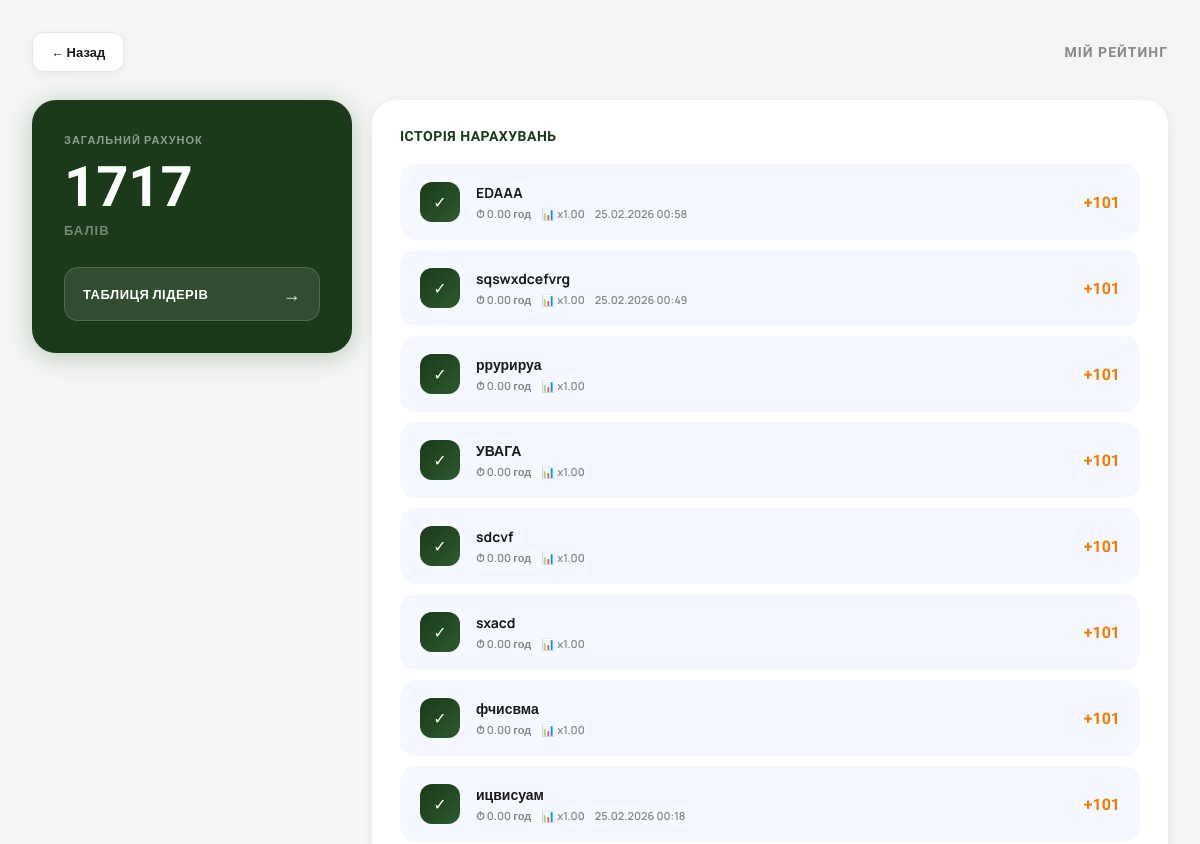
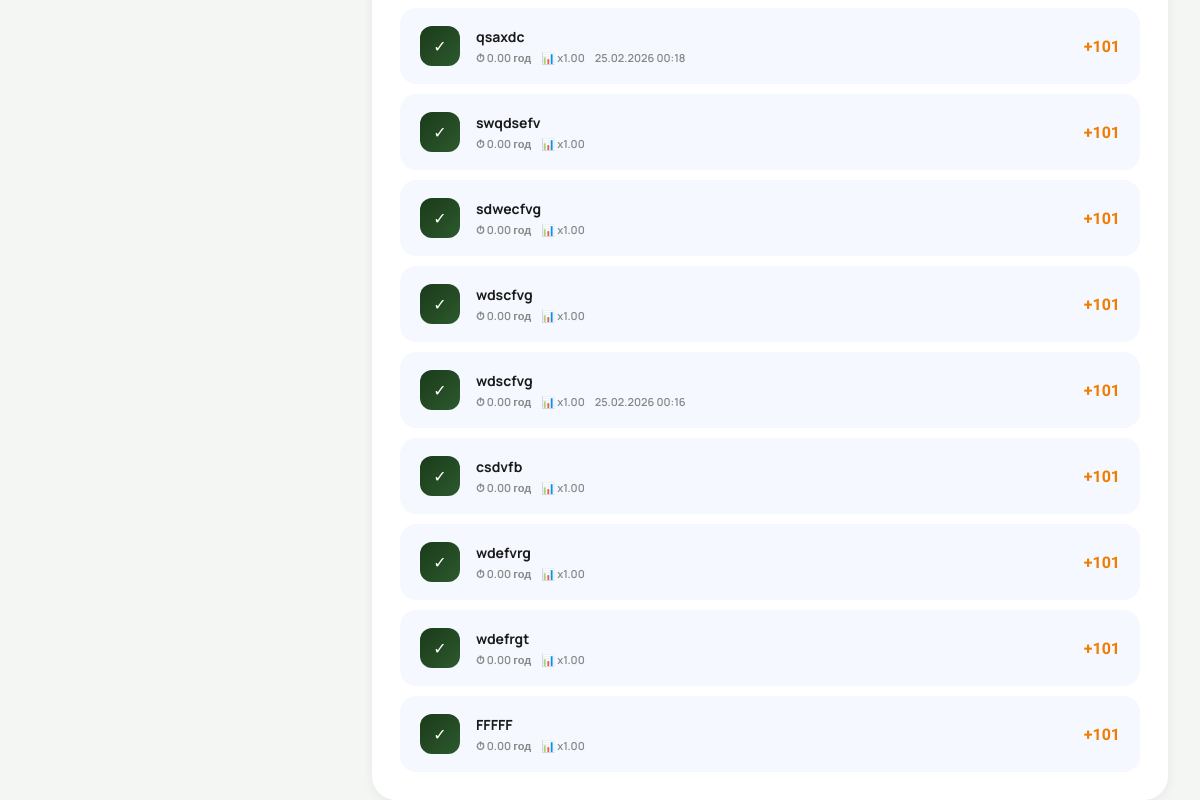
The page /rating/my_rating/ (signed in) on the database as committed earlier (2 pictures, top to bottom).
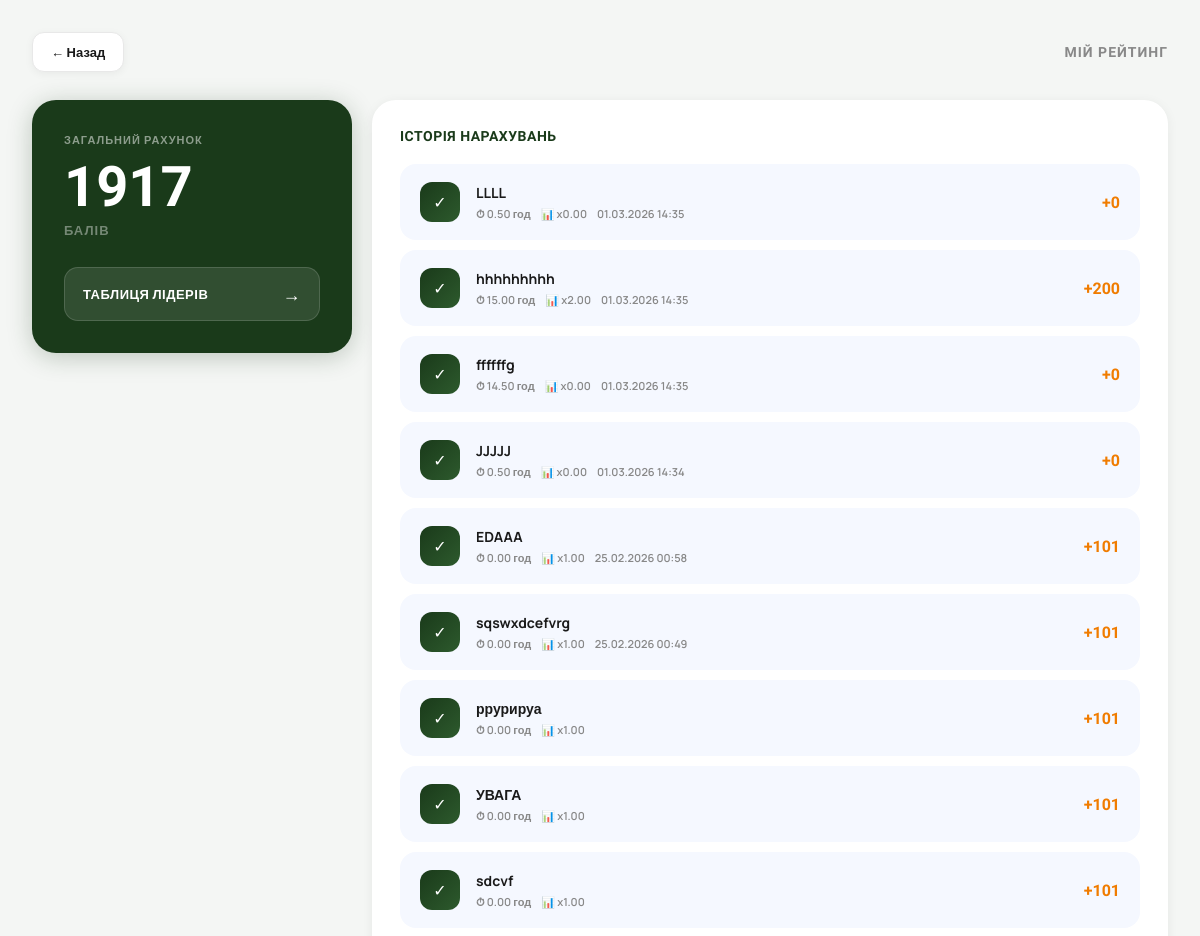
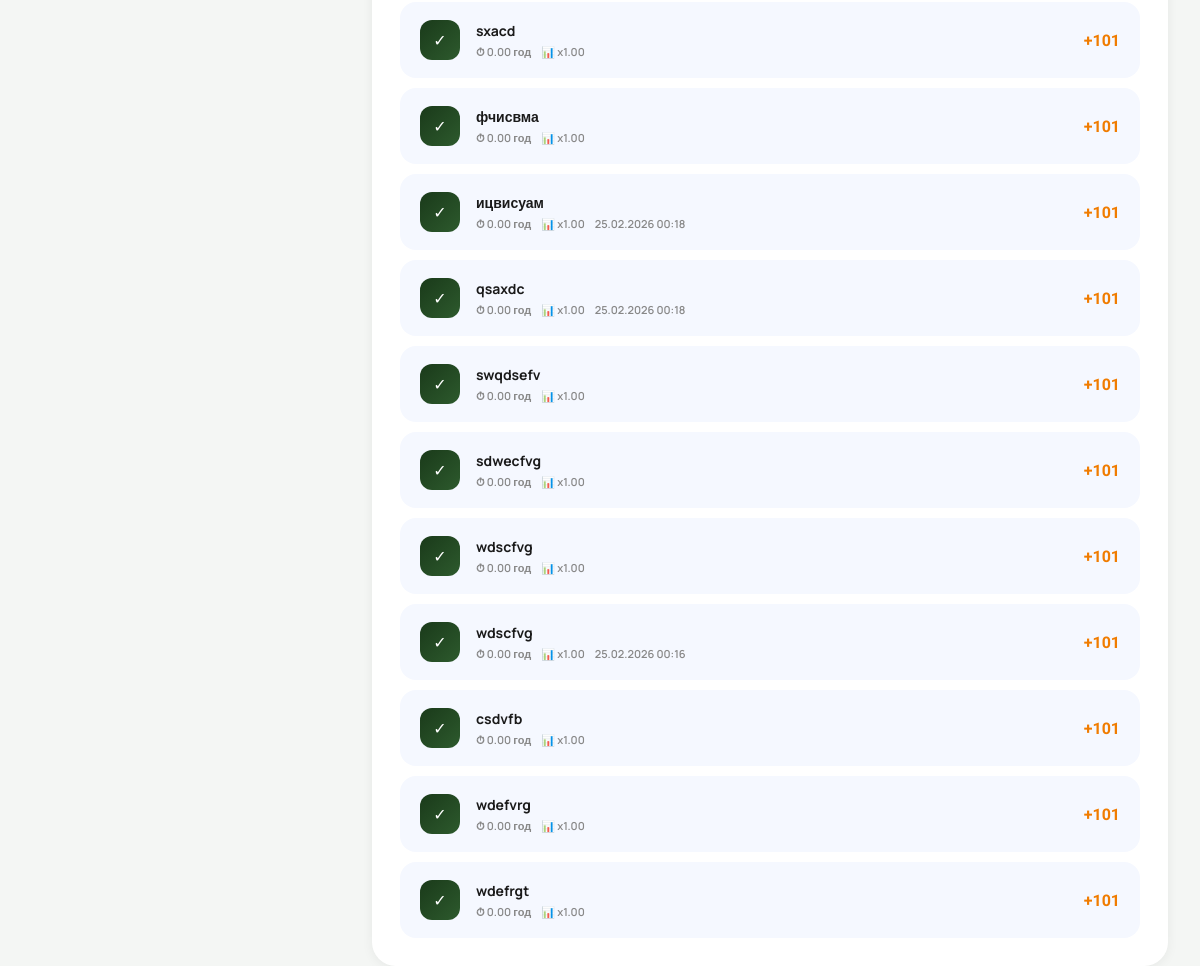
The same page on the database as committed later (2 pictures, top to bottom).
### rating/models.py (models this page shows, shortened)
class UserRating(models.Model):
    user = models.OneToOneField(User, on_delete=models.CASCADE, related_name="rating")
    total_points = models.FloatField(default=0)
    current_streak = models.IntegerField(default=1)
    last_completed_date = models.DateField(null=True, blank=True)
    last_penalty_date = models.DateField(null=True, blank=True)

class RatingHistory(models.Model):
    user = models.ForeignKey(User, on_delete=models.CASCADE)
    task = models.ForeignKey("tasks.Task", on_delete=models.CASCADE)
    earned_points = models.FloatField(default=0)
    multiplier = models.FloatField(default=1)
    time_spent_hours = models.FloatField(default=0)
    estimated_hours = models.FloatField(default=0)
    created_at = models.DateTimeField(auto_now_add=True)
    class Meta:
        unique_together = ("user", "task")

### tasks/models.py (models this page shows, shortened)
class Task(models.Model):
    user = models.ForeignKey(User, on_delete=models.CASCADE)
    title = models.CharField(max_length=255)
    category = models.ForeignKey(Category, null=True, blank=True, on_delete=models.SET_NULL)
    planned_date = models.DateField(
        default=timezone.localdate,
        null=True,
        blank=True
    )
    is_for_today = models.BooleanField(default=False)
    deadline_time = models.TimeField(default="23:59") # Непотрібен
    estimated_hours = models.FloatField(default=1)
    is_completed = models.BooleanField(default=False)
    order = models.IntegerField(default=0)
    created_at = models.DateTimeField(auto_now_add=True)
    completed_at = models.DateTimeField(null=True, blank=True)

### rating/views.py (the view)
# urls.py: path("my_rating/", my_rating_view, name="my_rating"),
@login_required
def my_rating_view(request):
    rating, _ = UserRating.objects.get_or_create(user=request.user)
    history = RatingHistory.objects.filter(
        user=request.user
    ).select_related("task").order_by("-created_at")[:20]
    return render(request, "rating/my_rating.html", {
        "rating": rating,
        "history": history,
    })

### rating/templates/rating/my_rating.html (shortened to what this page needs)
<!DOCTYPE html>
<html lang="uk">
<head>
</head>
<body>
<div class="page-header">
  <a href="{% url 'tasks:today_tasks' %}" class="back-btn">← Назад</a>
  <div class="page-title">Мій рейтинг</div>
</div>
<div class="layout">
  <div class="points-card">
    <div class="points-label">Загальний рахунок</div>
    <div class="points-value">{{ rating.total_points|floatformat:0 }}</div>
    <div class="points-unit">балів</div>
    <a href="{% url 'rating:leaderboard' %}" class="leaderboard-btn">
      ТАБЛИЦЯ ЛІДЕРІВ
      <span>→</span>
    </a>
  </div>
  <div class="history-card">
    <div class="history-title">ІСТОРІЯ НАРАХУВАНЬ</div>
    {% for item in history %}
      <div class="history-row">
        <div class="history-icon">✓</div>
        <div class="history-info">
          <div class="history-name">{{ item.task.title }}</div>
          <div class="history-meta">
            <span>⏱ {{ item.estimated_hours|floatformat:2 }} год</span>
            <span>📊 x{{ item.multiplier|floatformat:2 }}</span>
            <span>{{ item.task.completed_at|date:"d.m.Y H:i" }}</span>
          </div>
        </div>
        <div class="history-pts">+{{ item.earned_points|floatformat:0 }}</div>
      </div>
    {% empty %}
      <div class="empty-msg">Поки що немає завершених задач 🙌</div>
    {% endfor %}
  </div>
</div>
</body>
</html>

Rows that differ between the two databases and show on the page:
no longer on this page (row unchanged): RatingHistory: task "FFFFF", estimated_hours "0.00", multiplier "1.00", earned_points "101"
changed UserRating: total_points "1717" → "1917"
added RatingHistory: task "LLLL", estimated_hours "0.50", multiplier "0.00", task.completed_at "01.03.2026 14:35", earned_points "0"
added RatingHistory: task "hhhhhhhhh", estimated_hours "15.00", multiplier "2.00", task.completed_at "01.03.2026 14:35", earned_points "200"
added RatingHistory: task "ffffffg", estimated_hours "14.50", multiplier "0.00", task.completed_at "01.03.2026 14:35", earned_points "0"
added RatingHistory: task "JJJJJ", estimated_hours "0.50", multiplier "0.00", task.completed_at "01.03.2026 14:34", earned_points "0"
